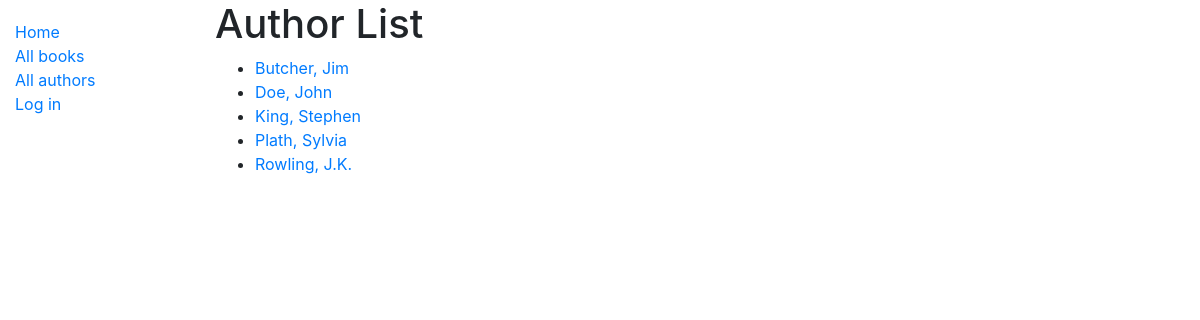
Screenshot of /catalog/authors/ with the database file from the repository.
### catalog/models.py (models this page shows)
class Author(models.Model):
    first_name = models.CharField(max_length=100)
    last_name = models.CharField(max_length=100)
    date_of_birth = models.DateField('Born', null=True, blank=True)
    date_of_death = models.DateField('Died', null=True, blank=True)
    class Meta:
        ordering = ['last_name', 'first_name']
    def get_absolute_url(self):
        return reverse('author-detail', args=[str(self.id)])
    def __str__(self):
        return f'{self.last_name}, {self.first_name}'

### catalog/views.py (the view)
# urls.py: path('authors/', views.AuthorsListView.as_view(), name='authors'),
class AuthorsListView(generic.ListView):
    model = Author
    paginate = 50

### catalog/templates/catalog/author_list.html (shortened to what this page needs)
{% extends 'base_generic.html' %}
{% block content %}
    <h1>Author List</h1>
    {% if author_list %}
    <ul>
        {% for author in author_list %}
        <li>
            <a href="{{author.get_absolute_url}}">{{ author }}</a>
        </li>
        {% endfor %}
    </ul>
    {% else %}
    <p>There are no authors.</p>
    {% endif %}
{% endblock %}

### rows the page displays
Author: last_name+first_name "Butcher, Jim"
Author: last_name+first_name "Doe, John"
Author: last_name+first_name "King, Stephen"
Author: last_name+first_name "Plath, Sylvia"
Author: last_name+first_name "Rowling, J.K."
